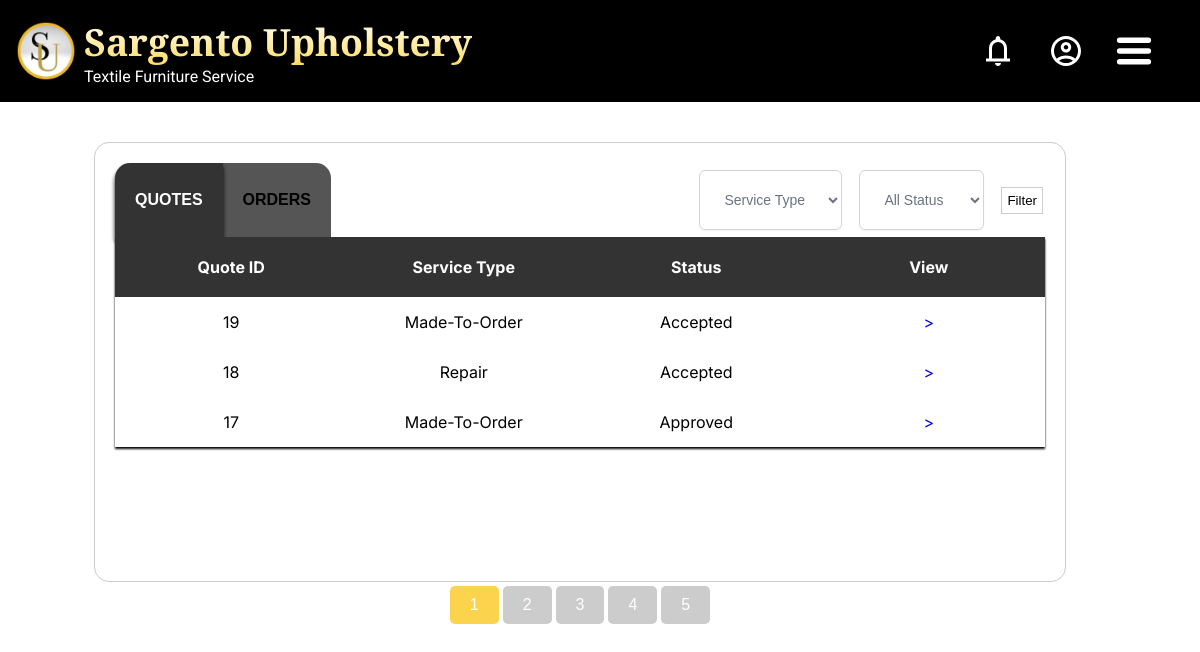
Page /my/orders_and_quotes.php (signed in) on the earlier database version.
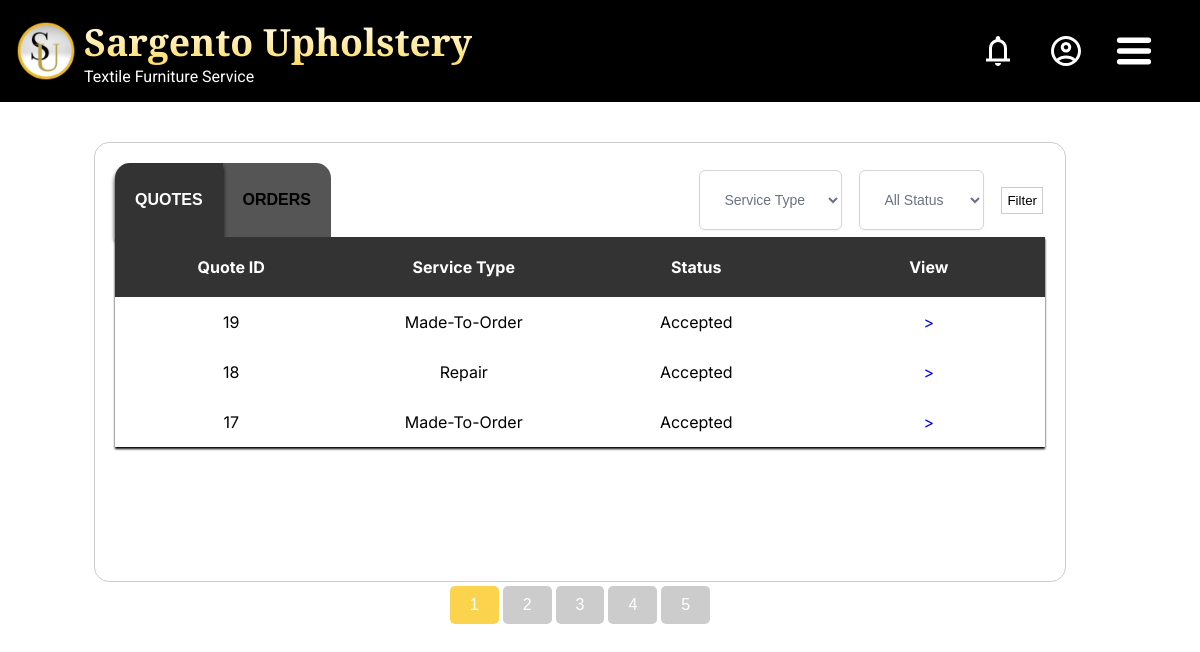
Same page on the later database version.
### tables this page shows
CREATE TABLE `quotes` (
  `quote_id` int NOT NULL,
  `customer_id` int DEFAULT NULL,
  `service_type` enum('','repair','mto') DEFAULT NULL,
  `total_price` float DEFAULT NULL,
  `quote_status` enum('pending','approved','modified','rejected','accepted','cancelled') DEFAULT 'pending',
  `rejection_reason` text,
  `created_at` timestamp NULL DEFAULT CURRENT_TIMESTAMP,
  `updated_at` timestamp NULL DEFAULT CURRENT_TIMESTAMP ON UPDATE CURRENT_TIMESTAMP
);

### my/orders_and_quotes.php (the view, shortened to what the changed rows need)
<?php
    require_once('../header.php');
    $user_id = $_SESSION['user_id'];
    $results_per_page = 3;
    $page = isset($_GET['page']) ? intval($_GET['page']) : 1;
    $tab = isset($_GET['tab']) ? $_GET['tab'] : 'quotes';
    $offset = ($page - 1) * $results_per_page;
?>
<!DOCTYPE html>
<html lang="en">
<head>
    <link rel="stylesheet" href="/css/global.css">
    <link rel="stylesheet" href="/css/orders_and_quotes.css">
</head>
<body>
    <div class="onq">
        <div id="tab--quotes" class="onq__content" style="<?= ($tab === 'quotes') ? 'display: block;' : 'display:none ' ?>">
            <?php
                $quote_query = "
                        SELECT
                            *
                        FROM
                            `quotes` q
                        WHERE
                            q.customer_id = :customer_id
                    ";
                $quote_query .= " ORDER BY q.quote_id DESC LIMIT :limit OFFSET :offset";
                try {
                    $quote_stmt = $conn->prepare($quote_query);
                    $quote_stmt->bindParam(':customer_id', $user_id, PDO::PARAM_INT);
                    $quote_stmt->bindParam(':limit', $results_per_page, PDO::PARAM_INT);
                    $quote_stmt->bindParam(':offset', $offset, PDO::PARAM_INT);
                    $quote_stmt->execute();
                    $quotes = $quote_stmt->fetchAll(PDO::FETCH_ASSOC);
                } catch (PDOException $e) {
                    echo "Error: " . $e->getMessage();
                }
            ?>
            <div class="onq__table-wrapper">
                <table class="onq__table">
                    <thead class="onq__thead">
                        <tr class="onq__tr   onq__tr--th">
                            <th class="onq__th">Quote ID</th>
                            <th class="onq__th">Service Type</th>
                            <th class="onq__th">Status</th>
                            <th class="onq__th">View</th>
                        </tr>
                    </thead>
                    <tbody class="onq__tbody">
                        <?php if ($quotes) : ?>
                            <?php foreach ($quotes as $row) : ?>
                                <tr class="onq__tr   onq__tr--head">
                                    <td class="onq__td"> <?= htmlspecialchars($row["quote_id"]) ?> </td>
                                    <td class="onq__td"> <?= ucwords(str_replace('_', ' ', htmlspecialchars($row["service_type"] ?? 'N/A') == "mto" ? "Made-To-Order" : "Repair")) ?> </td>
                                    <td class="onq__td"> <?= ucwords(str_replace('_', ' ', htmlspecialchars($row["quote_status"] ?? 'N/A'))) ?> </td>
                                    <td class="onq__td">
                                        <a href="quotes.php?quote_id=<?= htmlspecialchars($row["quote_id"]) ?> ">
                                            >
                                        </a>
                                    </td>
                                </tr>
                            <?php endforeach ?>
                        <?php endif; ?>
                    </tbody>
                </table>
            </div>
        </div>
    </div>
</body>
</html>

Differences in the rows shown:
changed quotes id 17: quote_status "Approved" → "Accepted"
